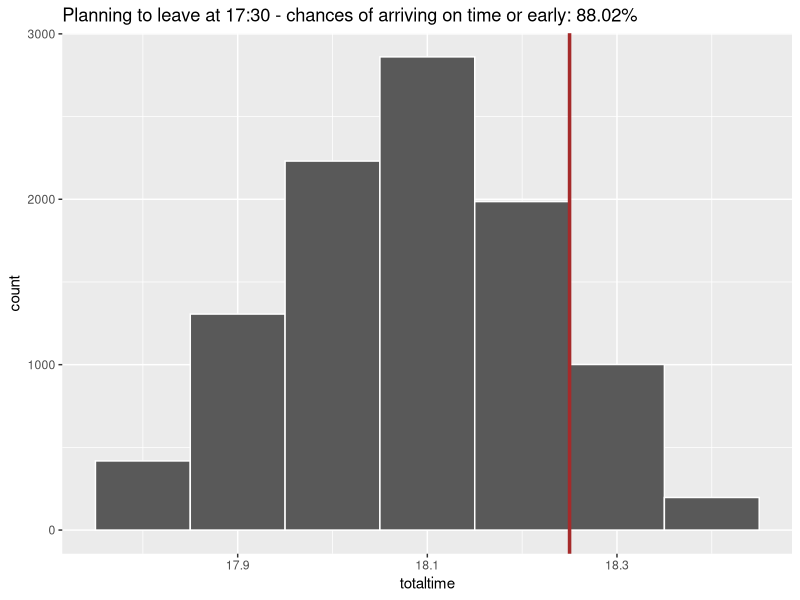

The R script that drew this image:
## Monte Carlo simulation for a trip to a restaurant

library(ggplot2)
set.seed(1234)
B <- 10000
## Monte Carlo simulation for a trip to a restaurant
leaveOffice <- 17.5       #(17.5 means planning to leave office at 5:30 PM)
leaveDeviation <- 10/60   #(10 mins give or take from the time leaving the office)
carTrip <- 30/60          #(30 mins drive duration)
cartripDeviation <- 10/60 #(10 mins give or take for the drive duration)
parking <- 5/60             #(5 mins to park the car)
reservationTime <- 18.25  #(reservation at 6:15 PM)

convertToTime <- function(x) {
  thehour <- floor(x)
  theminute <- round((x-floor(x))*60)
  timestring <- paste(thehour, ":", theminute, sep="")
  return(timestring)
}

arrivals <- NULL

arrivals <- replicate(B, {
  leaveTime <- runif(1,leaveOffice-leaveDeviation,leaveOffice+leaveDeviation)
  driveDuration <- runif(1,carTrip-cartripDeviation,carTrip+cartripDeviation)
  total <- (leaveTime+driveDuration+parking)
  rbind(data.frame(leaveTime,driveDuration,parking,total))
})

arrivalsdf <- as.data.frame(t(matrix(arrivals, ncol=B)))
colnames(arrivalsdf) <-  c("leaveTime", "driveDuration", "parking", "total")

percentOnTime <- length(which((unlist(arrivalsdf$total)) <= reservationTime))/length(unlist(arrivalsdf$total)) * 100

totaltime <- unlist(arrivalsdf$total)
ggplot() + aes(totaltime) + geom_histogram(color='white', binwidth =.1) +
  geom_vline(xintercept = 18.25, color="brown", size=1.2 ) +
  labs(title = paste("Planning to leave at ", convertToTime(leaveOffice), " - chances of arriving on time or early: ", percentOnTime, "%", sep=""))


